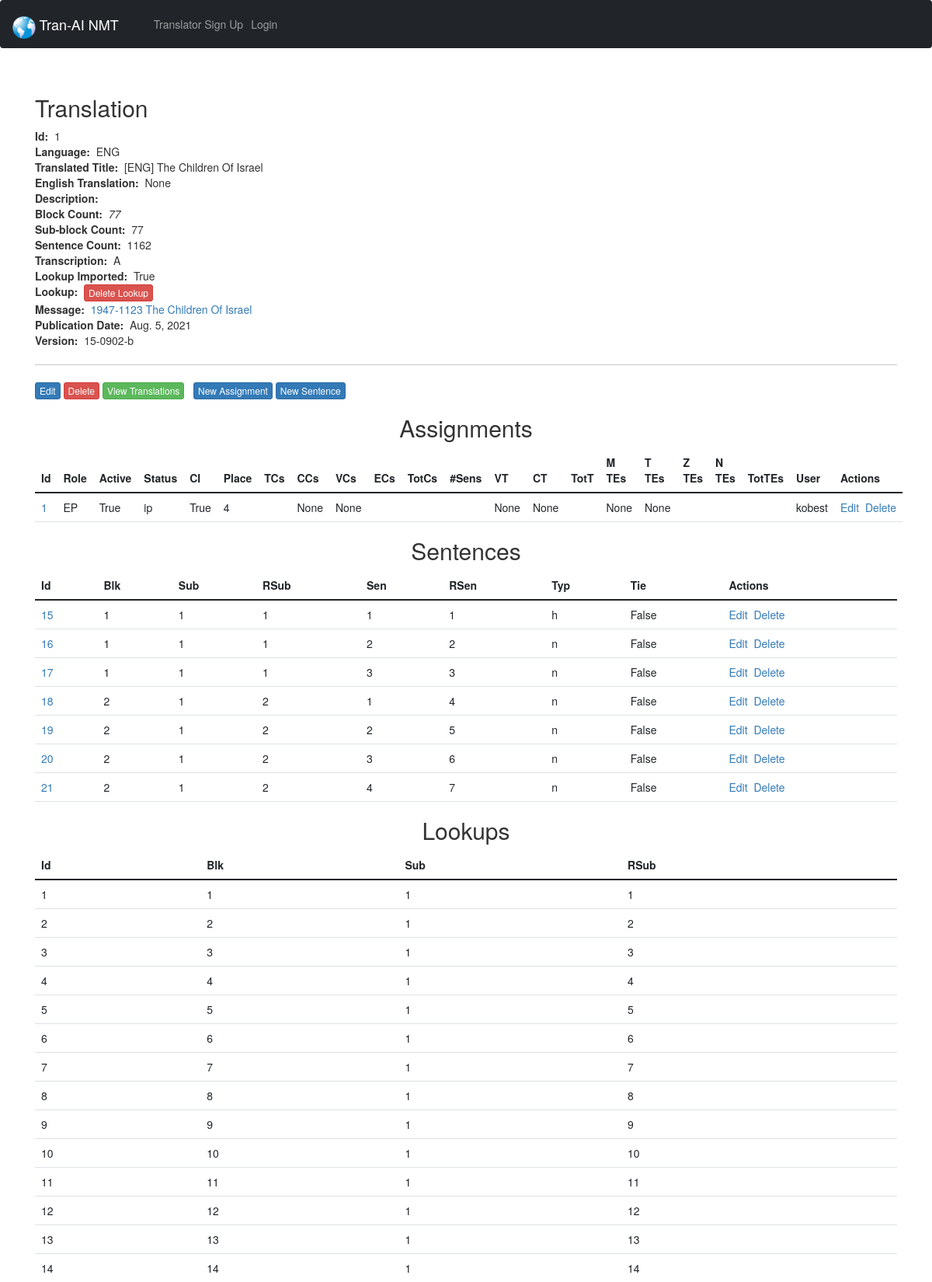
/messages/1/translations/1/ (upper part), run on the app's committed database.
### todproof/models.py (models this page shows, shortened)
class Translation(models.Model):
  class Transcription(models.TextChoices):
    ANDES = 'A', _('Andes')
    MAMALIS = 'M', _('Mamalis')
  lan = models.CharField('Language', max_length=3)
  tran_title = models.CharField('Translated title', max_length=70)
  descrip = models.TextField('Description', blank=True, null=True, max_length=500)
  blkc = models.IntegerField('Block count')
  subc = models.IntegerField('Sub-block count')
  senc = models.IntegerField('Sentence count')
  xcrip = models.CharField('Transcription', max_length=1, choices=Transcription.choices, default=Transcription.ANDES, blank=False,)
  li = models.BooleanField('Lookup imported (eng) / translate contributions randomized (oth)')
  pubdate = models.DateField('Publication date', default=datetime.date.today)
  version = models.CharField('Version', max_length=20)
  message = models.ForeignKey(Message, blank=True, null=True, on_delete=models.CASCADE, related_name='translations')
  eng_tran = models.ForeignKey('self', blank=True, null=True, on_delete=models.CASCADE,)
  def __str__(self):
    return self.tran_title

class Message(models.Model):
  class TimeOfDay(models.TextChoices):
    NO_TOD = 'n', _('No Time Of Day')
    SUNRISE = 's', _('Sunrise')
    BREAKFAST = 'b', _('Breakfast')
    MORNING = 'x', _('Morning')
    AFTERNOON = 'y', _('Afternoon')
    EVENING = 'z', _('Evening')
  class DayOfWeek(models.TextChoices):
    SUNDAY = 'su', _('Sunday')
    MONDAY = 'mo', _('Monday')
    TUESDAY = 'tu', _('Tuesday')
    WEDNESDAY = 'we', _('Wednesday')
    THURSDAY = 'th', _('Thursday')
    FRIDAY = 'fr', _('Friday')
    SATURDAY = 'sa', _('Saturday')
  dod = models.DateField('Date Of Delivery')
  tod = models.CharField('Time Of Day', max_length=1, validators=[MinLengthValidator(1), MaxLengthValidator(1)], choices=TimeOfDay.choices, default=TimeOfDay.NO_TOD, blank=False,)
  dow = models.CharField('Day Of Week', max_length=2, choices=DayOfWeek.choices, default=DayOfWeek.SUNDAY, blank=False,)
  title = models.CharField('Document Title', max_length=64, blank=False,)
  descriptor = models.CharField('Descriptor', max_length=120, blank=False,)
  def __str__(self):
    return f"{self.descriptor} {self.title}"

class Assignment(models.Model):
  class Role(models.TextChoices):
    EP = 'EP', _('English Provider (EP)')
    EE = 'EE', _('English Editor (EE)')
    NT = 'NT', _('No Translator (NT)')
    MT = 'MT', _('Machine Translator (MT)')
    HT = 'HT', _('Human Translator (HT)')
    TE = 'TE', _('Translation Editor (TE)')
    SE = 'SE', _('Scripture Editor (SE)')
    PE = 'PE', _('Poetry Editor (PE)')
    CE = 'CE', _('Chief Editor (CE)')
    LA = 'LA', _('Language Administrator (LA)')
  class Status(models.TextChoices):
    ip = 'ip', _('In Process (ip)')
    cd = 'cd', _('Completed (cd)')
    te = 'te', _('TE editing (te)')
    ce = 'ce', _('CE editing (ce)')
    qe = 'qe', _('QE editing (qe)')
    pg = 'pg', _('Publishing (pg)')
    pd = 'pd', _('Published (pd)')
    pr = 'pr', _('Pruned (pr)')
  translation = models.ForeignKey(Translation, blank=False, null=False, on_delete=models.DO_NOTHING, related_name='assignments')
  user = models.ForeignKey(settings.AUTH_USER_MODEL, blank=False, null=False, on_delete=models.DO_NOTHING, related_name='assignments') #for accounts app
  role = models.CharField('Role', max_length=2, validators=[MinLengthValidator(2), MaxLengthValidator(2)], choices=Role.choices, default=Role.TE, blank=False, null=False,)
  active = models.BooleanField('Active', default=False)
  place = models.IntegerField('Place', default=1, validators=[MinValueValidator(1)], blank=False, null=False,)
  context = models.IntegerField('Context', default=0, validators=[MinValueValidator(0), MinValueValidator(10)], blank=False, null=False,)
  ci = models.BooleanField('Content imported', default=False)
  status = models.CharField('Status', max_length=2, validators=[MinLengthValidator(2), MaxLengthValidator(2)], choices=Status.choices, default=Status.ip, blank=False, null=False,)
  ccs = models.IntegerField('Final Create additions', blank=True, null=True,)
  ccs_k = models.IntegerField('- by klearing', blank=True, null=True,)
  ccs_m = models.IntegerField('- by modding', blank=True, null=True,)
  vcs = models.IntegerField('Final Vote additions', blank=True, null=True,)
  vcs_a = models.IntegerField('- by accepting', blank=True, null=True,)
  vcs_c = models.IntegerField('- by creating', blank=True, null=True,)
  vcs_t = models.IntegerField('- by topping', blank=True, null=True,)
  vcs_p = models.IntegerField('- by picking', blank=True, null=True,)
  ct = models.IntegerField('Final Create time (s)', blank=True, null=True,)
  vt = models.IntegerField('Final Vote time (s)', blank=True, null=True,)
  majtes = models.IntegerField('Final Majority Top Changes', blank=True, null=True,)
  tietes = models.IntegerField('Final Tie Top Changes', blank=True, null=True,)
  notes = models.CharField('Notes', max_length=200, blank=True, null=True,)

class Sentence(models.Model):
  class SentenceType(models.TextChoices):
    n = 'n', _('Normal')
    c = 'c', _('Conversation')
    s = 's', _('Scripture')
    p = 'p', _('Poetry first line')
    q = 'q', _('Poetry other lines')
  blk = models.IntegerField('Block', blank=True, null=True,)
  sub = models.IntegerField('Sub-block', blank=True, null=True,)
  rsub = models.IntegerField('Running sub-block', blank=True, null=True,)
  sen = models.IntegerField('Sentence', blank=True, null=True,)
  rsen = models.IntegerField('Running sentence', blank=True, null=True,)
  typ = models.CharField('Sentence type', max_length=1, validators=[MinLengthValidator(1), MaxLengthValidator(1)], choices=SentenceType.choices, default=SentenceType.n, blank=False, null=False,)
  tie = models.BooleanField('Tie', default=False)
  translation = models.ForeignKey(Translation, blank=False, null=False, on_delete=models.CASCADE, related_name='sentences')

class Lookup(models.Model):
  blk = models.IntegerField('Block', blank=True, null=True,)
  rsub = models.IntegerField('Running sub-block', blank=True, null=True,)
  sub = models.IntegerField('Sub-block', blank=True, null=True,)
  translation = models.ForeignKey(Translation, blank=False, null=False, on_delete=models.CASCADE, related_name='lookups')

### accounts/models.py (models this page shows)
class CustomUser(AbstractBaseUser, PermissionsMixin):
    email = models.EmailField(_('email address'), unique=True)
    username = models.CharField(_('username'), max_length=6, default='')
    admin = models.BooleanField(default=False)
    is_staff = models.BooleanField(default=False)
    is_active = models.BooleanField(default=True)
    created_at = models.DateTimeField(default=timezone.now)
    cur_assign = models.ForeignKey(Assignment, blank=True, null=True, on_delete=models.CASCADE)
    USERNAME_FIELD = 'email'
    REQUIRED_FIELDS = []
    objects = CustomUserManager()
    def __str__(self):
        return self.username

### todproof/views.py (the view)
# urls.py: path('messages/<message_id>/translations/<translation_id>/', views.show_translation, name='show-translation'),
def show_translation(request, message_id, translation_id):
  message = Message.objects.get(pk=message_id)
  translation = Translation.objects.get(pk=translation_id)
  assignments = translation.assignments.all
  sentences = translation.sentences.all
  lookups = translation.lookups.all
  return render(request, 'todproof/show_translation.html', {'message': message, 'translation': translation, 'assignments': assignments, 'sentences': sentences, 'lookups': lookups})

### todproof/templates/todproof/show_translation.html (shortened to what this page needs)
{% extends 'todproof/base.html' %}
{% block content %}
  <h2>Translation</h2>
  <strong>Id:</strong>&nbsp;&nbsp;{{ translation.id }}<br>
  <strong>Language:</strong>&nbsp;&nbsp;{{ translation.lan }}<br>
  <strong>Translated Title:</strong>&nbsp;&nbsp;{{ translation.tran_title }}<br>
  <strong>English Translation:</strong>&nbsp;&nbsp;{{ translation.eng_tran }}<br>
  <strong>Description:</strong>&nbsp;&nbsp;{{ translation.description }}<br>
  <strong>Block Count:</strong>&nbsp;&nbsp;<i>{{ translation.blkc }}</i><br>
  <strong>Sub-block Count:</strong>&nbsp;&nbsp;{{ translation.subc }}<br>
  <strong>Sentence Count:</strong>&nbsp;&nbsp;{{ translation.senc }}<br>
  <strong>Transcription:</strong>&nbsp;&nbsp;{{ translation.xcrip }}<br>
{% if translation.lan == 'ENG' %}
  <strong>Lookup Imported:</strong>&nbsp;&nbsp;{{ translation.li }}<br>
  {% if translation.li %}
  <strong>Lookup:</strong>&nbsp;&nbsp;<a class="btn btn-xs btn-danger" href="{% url 'delete-lookup' translation.message.id translation.id %}">Delete Lookup</a> <br>
  {% else %}
  <strong>Lookup:</strong>&nbsp;&nbsp;<a class="btn btn-xs btn-primary" href="{% url 'import-lookup' translation.message.id translation.id %}">Import Lookup</a> <br>
  {% endif %}
{% else %}
<strong>Translate Additions Randomized:</strong>&nbsp;&nbsp;{{ translation.li }}<br>
  {% if not translation.li %}
<strong>Randomization:</strong>&nbsp;&nbsp;{{ translation.None }}<br>
  {% endif %}
{% endif %}
  <strong>Message:</strong>&nbsp;&nbsp;<a href="{% url 'show-message' translation.message.id %}">{{translation.message}}</a><br>
  <strong>Publication Date:</strong>&nbsp;&nbsp;{{ translation.pubdate }}<br>
  <strong>Version:</strong>&nbsp;&nbsp;{{ translation.version }}<br>
  <hr>
  <a class="btn btn-xs btn-primary" href="">Edit</a>
  <a class="btn btn-xs btn-danger" href="">Delete</a>
  <a class="btn btn-xs btn-success" href="{% url 'index-messages' %}">View Translations</a>
  <a class="btn btn-xs btn-primary" href="{% url 'create-assignment' %}">New Assignment</a>
  <a class="btn btn-xs btn-primary" href="{% url 'create-sentence' translation.id %}">New Sentence</a>
  <center><h2>Assignments</h2></center>
  <table class="table table-hover">
    <thead>
      <tr>
        <th scope="col">Id</th>
        <th scope="col">Role</th>
        <th scope="col">Active</th>
        <th scope="col">Status</th>
        <th scope="col">CI</th>
        <th scope="col">Place</th>
        <th scope="col">TCs</th>
        <th scope="col">CCs</th>
        <th scope="col">VCs</th>
        <th scope="col">ECs</th>
        <th scope="col">TotCs</th>
        <th scope="col">#Sens</th>
        <th scope="col">VT</th>
        <th scope="col">CT</th>
        <th scope="col">TotT</th>
        <th scope="col">M TEs</th>
        <th scope="col">T TEs</th>
        <th scope="col">Z TEs</th>
        <th scope="col">N TEs</th>
        <th scope="col">TotTEs</th>
        <th scope="col">User</th>
        <th scope="col">Actions</th>
      </tr>
    </thead>
    <tbody>
{% for assignment in assignments %}
      <tr>
        <td><a href="{% url 'show-assignment' assignment.id %}">{{assignment.id}}</a></td>
        <td>{{assignment.role}}</td>
        <td>{{assignment.active}}</td>
        <td>{{assignment.status}}</td>
        <td>{{assignment.ci}}</td>
        <td>{{assignment.place}}</td>
        <td></td>
        <td>{{assignment.ccs}}</td>
        <td>{{assignment.vcs}}</td>
        <td></td>
        <td></td>
        <td></td>
        <td>{{assignment.vt}}</td>
        <td>{{assignment.ct}}</td>
        <td></td>
        <td>{{assignment.majtes}}</td>
        <td>{{assignment.tietes}}</td>
        <td></td>
        <td></td>
        <td></td>
        <td>{{assignment.user}}</td>
        <td><a href="{% url 'update-assignment' assignment.id %}">Edit</a>&nbsp;&nbsp;<a href="{% url 'delete-assignment' assignment.id %}">Delete</a></td>
      </tr>
{% endfor %}
    </tbody>
  </table>
  <center><h2>Sentences</h2></center>
  <table class="table table-hover">
    <thead>
      <tr>
        <th scope="col">Id</th>
        <th scope="col">Blk</th>
        <th scope="col">Sub</th>
        <th scope="col">RSub</th>
        <th scope="col">Sen</th>
        <th scope="col">RSen</th>
        <th scope="col">Typ</th>
        <th scope="col">Tie</th>
        <th scope="col">Actions</th>
      </tr>
    </thead>
    <tbody>
{% for sentence in sentences %}
      <tr>
        <td><a href="{% url 'show-sentence' translation.id sentence.id %}">{{sentence.id}}</a></td>
        <td>{{sentence.blk}}</td>
        <td>{{sentence.sub}}</td>
        <td>{{sentence.rsub}}</td>
        <td>{{sentence.sen}}</td>
        <td>{{sentence.rsen}}</td>
        <td>{{sentence.typ}}</td>
        <td>{{sentence.tie}}</td>
        <td><a href="{% url 'update-sentence' translation.id sentence.id %}">Edit</a>&nbsp;&nbsp;<a href="{% url 'delete-sentence' translation.id sentence.id %}">Delete</a></td>
      </tr>
{% endfor %}
    </tbody>
  </table>
  <center><h2>Lookups</h2></center>
  <table class="table table-hover">
    <thead>
      <tr>
        <th scope="col">Id</th>
        <th scope="col">Blk</th>
        <th scope="col">Sub</th>
        <th scope="col">RSub</th>
      </tr>
    </thead>
    <tbody>
{% for lookup in lookups %}
      <tr>
        <td>{{lookup.id}}</td>
        <td>{{lookup.blk}}</td>
        <td>{{lookup.sub}}</td>
        <td>{{lookup.rsub}}</td>
      </tr>
{% endfor %}
    </tbody>
  </table>
{% endblock %}

### data on the page
Assignment: id "1", role "EP", active "True", status "ip", ci "True", place "4", ccs "None", vcs "None", vt "None", ct "None", majtes "None", tietes "None", user "kobest"
Sentence: id "15", blk "1", sub "1", rsub "1", sen "1", rsen "1", typ "h", tie "False"
Sentence: id "16", blk "1", sub "1", rsub "1", sen "2", rsen "2", typ "n", tie "False"
Sentence: id "17", blk "1", sub "1", rsub "1", sen "3", rsen "3", typ "n", tie "False"
Sentence: id "18", blk "2", sub "1", rsub "2", sen "1", rsen "4", typ "n", tie "False"
Sentence: id "19", blk "2", sub "1", rsub "2", sen "2", rsen "5", typ "n", tie "False"
Sentence: id "20", blk "2", sub "1", rsub "2", sen "3", rsen "6", typ "n", tie "False"
Sentence: id "21", blk "2", sub "1", rsub "2", sen "4", rsen "7", typ "n", tie "False"
Lookup: id "1", blk "1", sub "1", rsub "1"
Lookup: id "2", blk "2", sub "1", rsub "2"
Lookup: id "3", blk "3", sub "1", rsub "3"
Lookup: id "4", blk "4", sub "1", rsub "4"
Lookup: id "5", blk "5", sub "1", rsub "5"
Lookup: id "6", blk "6", sub "1", rsub "6"
Lookup: id "7", blk "7", sub "1", rsub "7"
Lookup: id "8", blk "8", sub "1", rsub "8"
Lookup: id "9", blk "9", sub "1", rsub "9"
Lookup: id "10", blk "10", sub "1", rsub "10"
Lookup: id "11", blk "11", sub "1", rsub "11"
Lookup: id "12", blk "12", sub "1", rsub "12"
Lookup: id "13", blk "13", sub "1", rsub "13"
Lookup: id "14", blk "14", sub "1", rsub "14"
